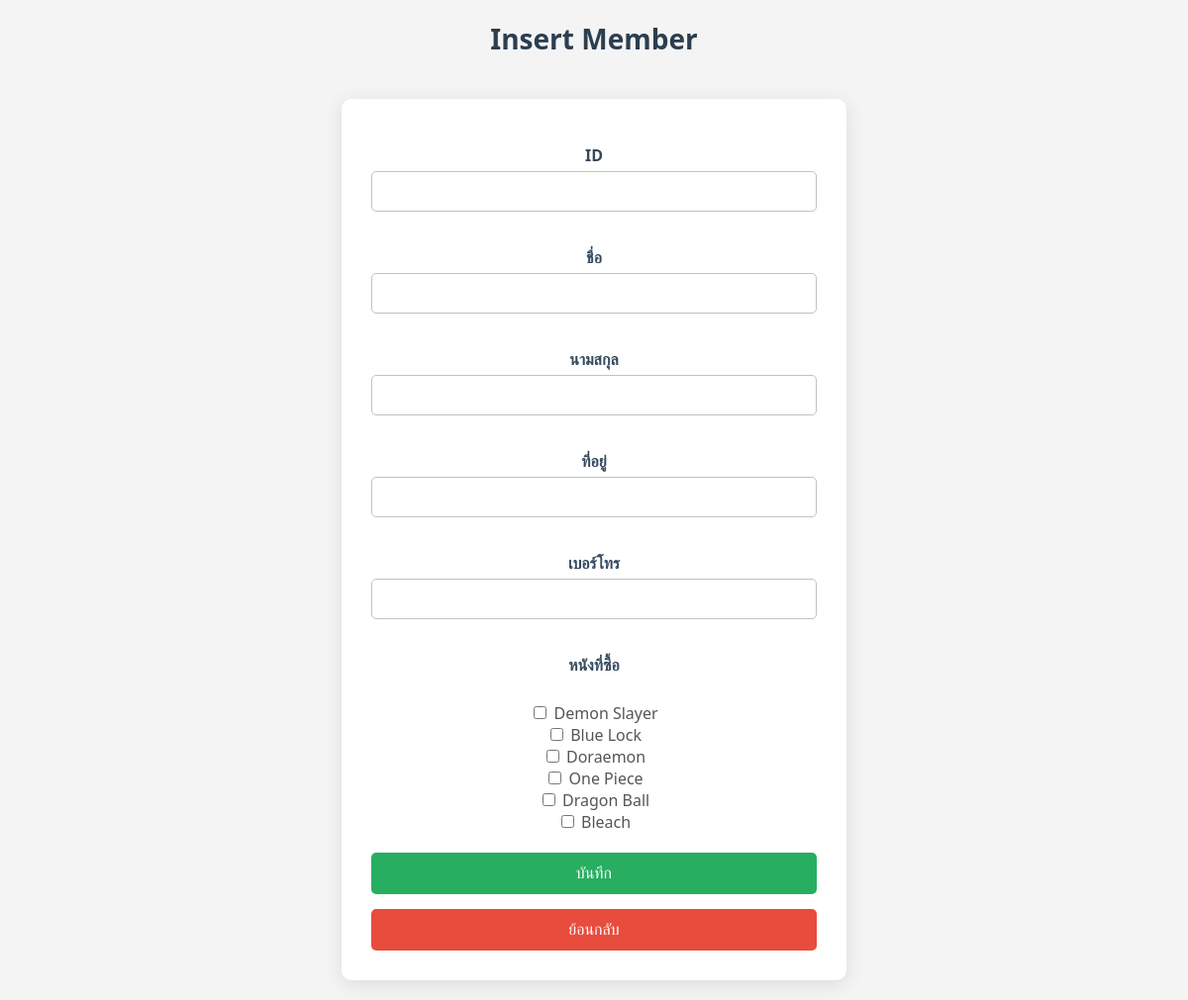
The app's page /insertmem.php, older data.
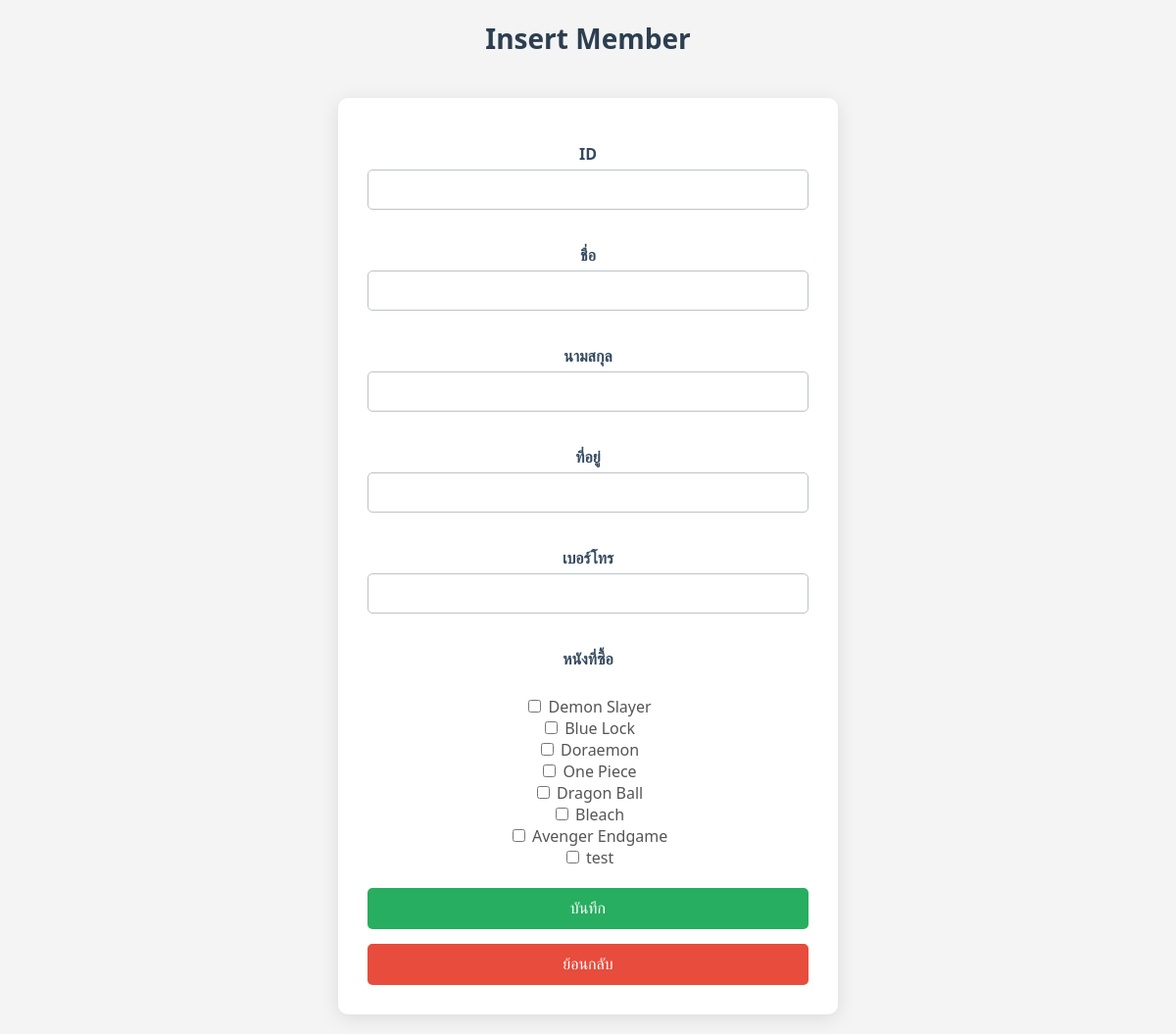
The same page, newer data.
### tables this page shows
CREATE TABLE `product` (
  `pid` varchar(3) NOT NULL,
  `pname` varchar(20) NOT NULL,
  `pdetail` varchar(400) NOT NULL,
  `ptime` varchar(11) NOT NULL,
  `pdate` date NOT NULL
);

### insertmem.php (the view, shortened to what this page needs)
<!DOCTYPE html>
<html lang="en">
<head>
    <link rel="stylesheet"  href="style.css">
</head>
<body>
<h1>Insert Member</h1><br>
<form method="post" action="insertmemsuccess.php">
        <p>
        <label>ID</label>
        <input type="text" name="mid" id="mid">
        </p>
        <p>
            <label>ชื่อ</label>
            <input type="text" name="mname" id="mname">
        </p>
        <p>
            <label>นามสกุล</label>
            <input type="text" name="mlastname" id="mlastname">
        </p>
        <p>
            <label>ที่อยู่</label>
            <input type="text" name="maddress" id="maddress">
        </p>
        <p>
            <label>เบอร์โทร</label>
            <input type="text" name="mtel" id="mtel">
        </p>
        <p>
        <label>หนังที่ซื้อ</label><br>
        <?php
            require 'conn.php';
            $sql = "SELECT pid, pname FROM product";
            $result = $conn->query($sql);
            if ($result->num_rows > 0) {
                while ($row = $result->fetch_assoc()) {
                    echo "<input type='checkbox' name='pid[]' value='" . $row['pid'] . "'> " . $row['pname'] . "<br>";
                }
            } else {
                echo "<p>ยังไม่มีผลิตภัณฑ์</p>";
            }
        ?>
    </p>
        <input type="submit" value="บันทึก" class="submit">
        <a href='memmenu.php' class="back-button"><button type="button">ย้อนกลับ</button></a>
    </form>
</body>
</html>

Row changes from the older to the newer data that the page shows:
added product: pname "Avenger Endgame"
added product: pname "test"
